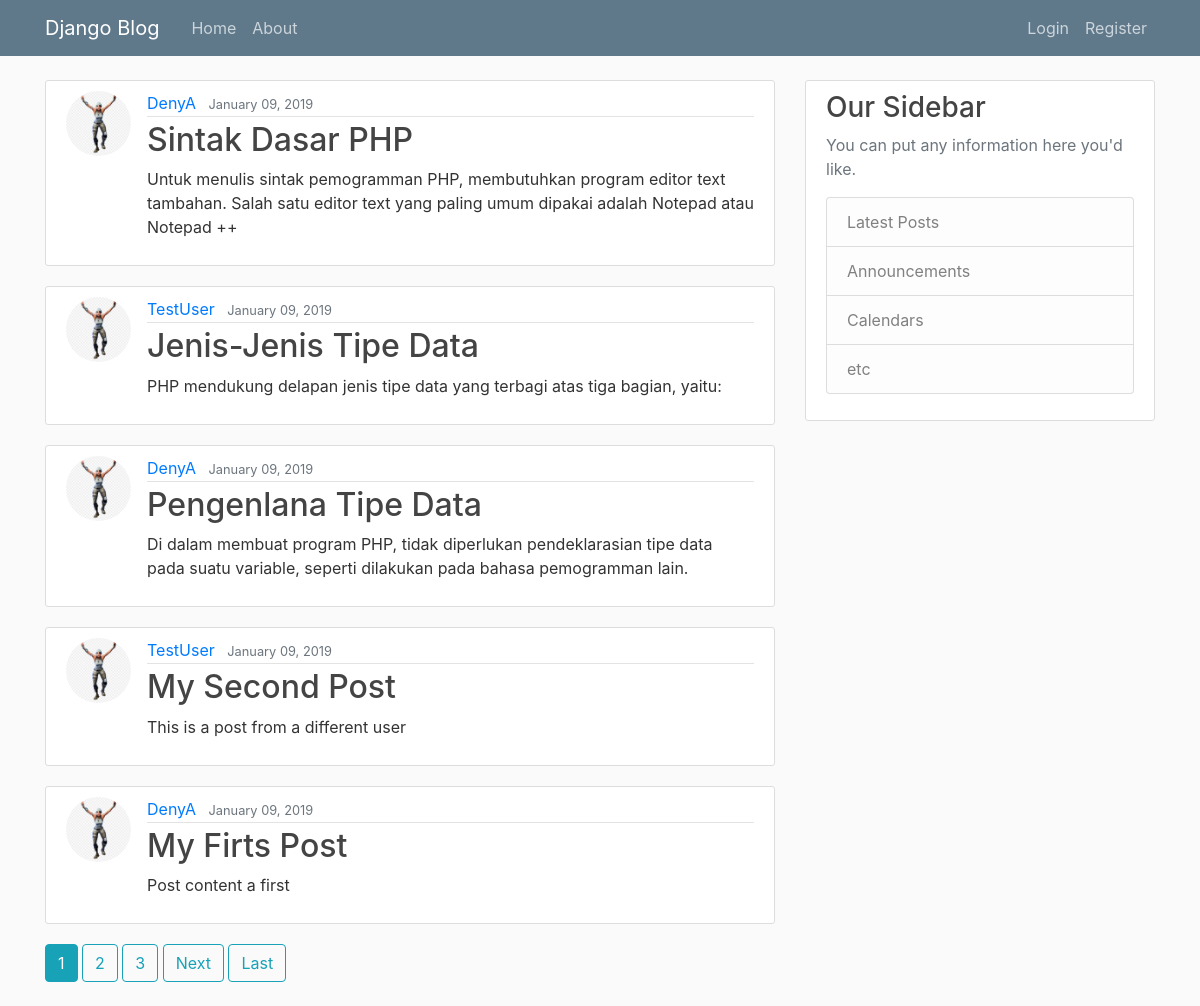
The page / on the database its author committed.
### blog/models.py (models this page shows, shortened)
class Post(models.Model):
    title       = models.CharField(max_length=200)
    content     = models.TextField()
    date        = models.DateTimeField(default=timezone.now)
    author      = models.ForeignKey(User, on_delete=models.CASCADE)

### users/models.py (models this page shows, shortened)
class Profile(models.Model):
    user    = models.OneToOneField(User, on_delete=models.CASCADE)
    image   = models.ImageField(default='default.jpg', upload_to='profile_pics')

### blog/views.py (the view)
# urls.py: path('', views.PostListView.as_view(), name='blog-home'),
class PostListView(ListView):
    model               = Post
    template_name       = 'blog/home.html' # reverinsi url ( <app>/<model>_<viewtype>.html )
    context_object_name = 'posts'
    ordering            = ['-date']
    paginate_by         = 5 # untuk mengatur paginate

### blog/templates/blog/home.html (shortened to what this page needs)
{% extends 'blog/base.html'%}
{% block content %}
    {% for post in posts %}
        <article class="media content-section">
		  <img class="rounded-circle article-img" src="{{ post.author.profile.image.url }}">
          <div class="media-body">
            <div class="article-metadata">
			   <a class="mr-2" href="{% url 'user-post' post.author.username %}">{{ post.author }}</a>
              <small class="text-muted">{{ post.date|date:"F d, Y" }}</small>
            </div>
			<h2><a class="article-title" href="{% url 'post-detail' post.id %}">{{ post.title }}</a></h2>
            <p class="article-content">{{ post.content }}</p>
          </div>
        </article>
    {% endfor %}
	{% if is_paginated %}
	   {% for num in page_obj.paginator.page_range %}
		  {% if page_obj.number == num %}
			 <a class="btn btn-info mb-4" href="?page={{ num }}">{{ num }}</a>
		  {% elif num > page_obj.number|add:'-3' and num < page_obj.number|add:'3' %}
			 <a class="btn btn-outline-info mb-4" href="?page={{ num }}">{{ num }}</a>
		  {% endif %}
	   {% endfor %}
	   {% if page_obj.has_next %}
		  <a class="btn btn-outline-info mb-4" href="?page={{ page_obj.next_page_number }}">Next</a>
		  <a class="btn btn-outline-info mb-4" href="?page={{ page_obj.paginator.num_pages }}">Last</a>
	   {% endif %}
	{% endif %}
{% endblock content %}

### blog/templates/blog/base.html (shortened to what this page needs)
{% load static %}
<!DOCTYPE html>
<html lang="en">
<head>
   <link rel="stylesheet" type="text/css" href="{% static 'vendor/bootstrap/bootstrap.css' %}">
   <link rel="stylesheet" href="{% static 'blog/style.css' %}">
</head>
<body>
<header class="site-header">
      <nav class="navbar navbar-expand-md navbar-dark bg-steel fixed-top">
        <div class="container">
		   <a class="navbar-brand mr-4" href="{% url 'blog-home' %}">Django Blog</a>
          <div class="collapse navbar-collapse" id="navbarToggle">
            <div class="navbar-nav mr-auto">
			   <a class="nav-item nav-link" href="{% url 'blog-home' %}">Home</a>
			   <a class="nav-item nav-link" href="{% url 'blog-about' %}">About</a>
            </div>
			<div class="navbar-nav">
			   	{% if user.is_authenticated %}
				   	<a class="nav-item nav-link" href="{% url 'post-create' %}">New Post</a>
				   	<a class="nav-item nav-link" href="{% url 'profile' %}">Profile</a>
					<a class="nav-item nav-link" href="{% url 'logout' %}">Logout</a>
				{% else %}
			   		<a class="nav-item nav-link" href="{% url 'login' %}">Login</a>
			   		<a class="nav-item nav-link" href="{% url 'register' %}">Register</a>
				{% endif %}
			</div>
          </div>
        </div>
      </nav>
    </header>
    <main role="main" class="container">
      <div class="row">
        <div class="col-md-8">
        	{% block content %}{% endblock %}
        </div>
        <div class="col-md-4">
          <div class="content-section">
            <h3>Our Sidebar</h3>
            <p class='text-muted'>You can put any information here you'd like.
              <ul class="list-group">
                <li class="list-group-item list-group-item-light">Latest Posts</li>
                <li class="list-group-item list-group-item-light">Announcements</li>
                <li class="list-group-item list-group-item-light">Calendars</li>
                <li class="list-group-item list-group-item-light">etc</li>
              </ul>
            </p>
          </div>
        </div>
      </div>
</main>
	<link rel="stylesheet" type="text/javascripts" href="{% static 'vendor/jquery/jquery.js' %}">
	<link rel="stylesheet" type="text/javascripts" href="{% static 'vendor/popper/popper.js' %}">
	<link rel="stylesheet" type="text/javascripts" href="{% static 'vendor/bootstrap/bootstrap.js' %}">
</body>
</html>

### blog/static/blog/style.css (style rules this page uses)
body { background: #fafafa; color: #333333; margin-top: 5rem; }
h1, h2, h3, h4, h5, h6 { color: #444444; }
ul { margin: 0; }
.bg-steel { background-color: #5f788a; }
.site-header .navbar-nav .nav-link { color: #cbd5db; }
.content-section { background: #ffffff; padding: 10px 20px; border: 1px solid #dddddd; border-radius: 3px; margin-bottom: 20px; }
.article-title { color: #444444; }
.article-content { white-space: pre-line; }
.article-img { height: 65px; width: 65px; margin-right: 16px; }
.article-metadata { padding-bottom: 1px; margin-bottom: 4px; border-bottom: 1px solid #e3e3e3 }

### rows shown on the page
Post: author.profile.image (placeholder picture), author "DenyA", date "January 09, 2019", title "Sintak Dasar PHP", content "Untuk menulis sintak pemogramman PHP, membutuhkan program editor text tambahan. Salah satu editor text yang paling umum dipakai adalah Notepad atau Notepad ++"
Post: author.profile.image (placeholder picture), author "TestUser", date "January 09, 2019", title "Jenis-Jenis Tipe Data", content "PHP mendukung delapan jenis tipe data yang terbagi atas tiga bagian, yaitu:"
Post: author.profile.image (placeholder picture), author "DenyA", date "January 09, 2019", title "Pengenlana Tipe Data", content "Di dalam membuat program PHP, tidak diperlukan pendeklarasian tipe data pada suatu variable, seperti dilakukan pada bahasa pemogramman lain."
Post: author.profile.image (placeholder picture), author "TestUser", date "January 09, 2019", title "My Second Post", content "This is a post from a different user"
Post: author.profile.image (placeholder picture), author "DenyA", date "January 09, 2019", title "My Firts Post", content "Post content a first"

### other values the page prints
{{ num }} "1"
{{ num }} "2" "3"
